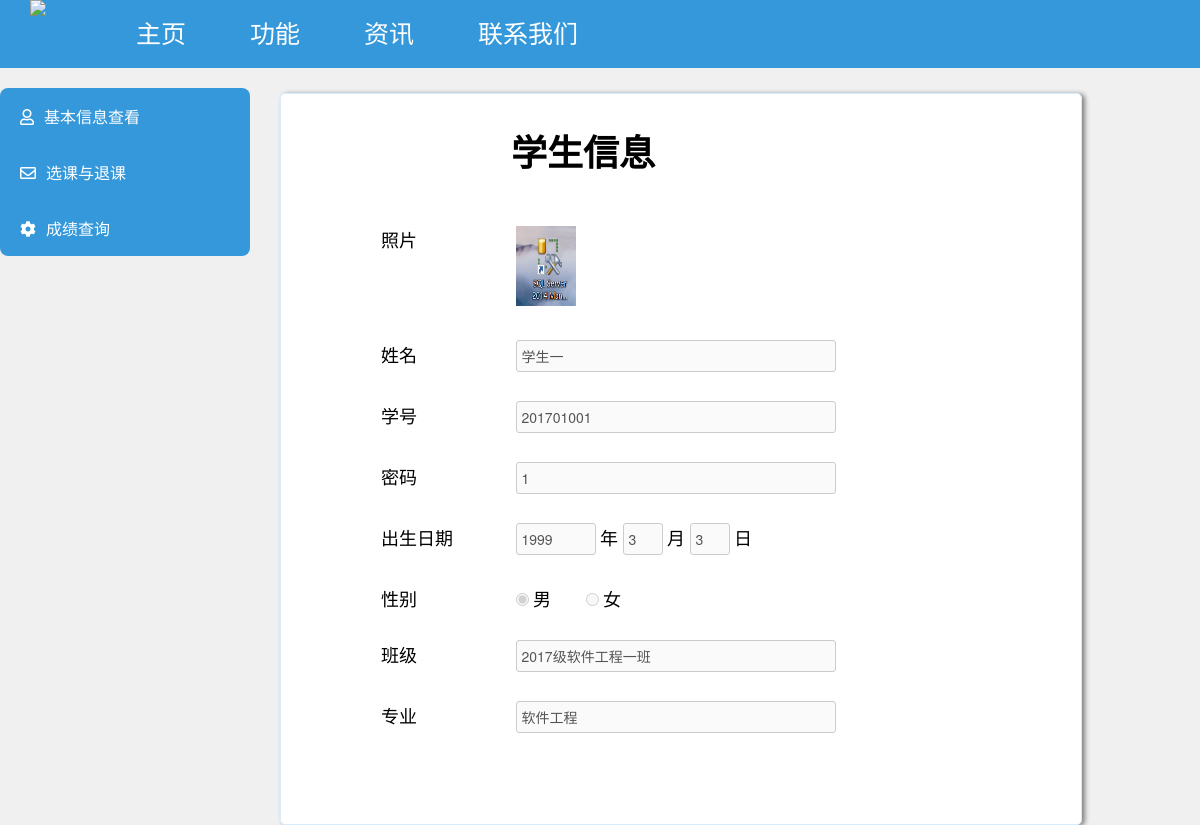
Screenshot of /student/queryInf/query (signed in) with the database file from the repository.
### tables this page shows
CREATE TABLE student
(
    学号 char(9) primary key,
    姓名 nvarchar(10),
    专业 nvarchar(40),
    性别 nvarchar(4),
    出生年份 int,
    出生月份 int,
    出生日份 int,
    班级 nvarchar(20),
    密码 char(20),
    照片 varchar(10),
    删除 nvarchar(2)
);

### app.py (the view)
@app.route('/student/queryInf/query')
def stu_queryInf_query():
    if session.get('exist') == None:
        flash("请登录！")
        return redirect(url_for('login'))
    stuid = session.get("stuid")
    res = useSQLite.query("select * from student where 学号='%s'" % stuid)
    return render_template("student/queryInf/query.html", res=res)

### db/useSQLite.py (called while the page is built)
def OpenDb():
    database = "./EAMS.db"
    conn = sqlite3.connect(database)
    return conn

def GetSql(conn, sql):
    cur = conn.cursor()
    cur.execute(sql)
    result = cur.fetchall()
    cur.close()
    return result

def CloseDb(conn):
    conn.close()

def query(sql):
    conn = OpenDb()
    result = GetSql(conn, sql)
    CloseDb(conn)
    return result

### templates/student/queryInf/query.html
{% extends 'student/student.html' %}
{% block content %}
    <div class="menu3" style="height: 700px">
        <form method="get" action="/student/queryInf/query">
            <h1>学生信息</h1>
            <div style="margin-top: 50px">
                <label style="float:left;align-content: center;margin-top: 0px">照片</label>
                <img src="../../../static/picture/student/{{ res[0][9] }}.png"
                     style=" width: 60px;height: 80px;margin-left: 5px">
            </div>
            <label>姓名</label>
            <input type="text" name="name" value="{{ res[0][1] }}" disabled><br>
            <label>学号</label>
            <input type="text" name="id" value="{{ res[0][0] }}" disabled><br>
            <label>密码</label>
            <input type="text" name="pw" value="{{ res[0][8] }}" disabled><br>
            <label>出生日期</label>
            <input type="text" name="yyy" value="{{ res[0][4] }}" style="width: 80px;" disabled>&nbsp;年
            <input type="text" name="mmm" value="{{ res[0][5] }}" style="width: 40px;" disabled>&nbsp;月
            <input type="text" name="ddd" value="{{ res[0][6] }}" style="width: 40px;" disabled>&nbsp;日<br>
            <label>性别</label>
            <input type="radio" name="sex" {% if res[0][3]=="男" %} checked {% endif %} value="男" disabled>&nbsp;男
            <input type="radio" name="sex" {% if res[0][3]=="女" %} checked {% endif %} style="margin-left: 30px"
                   value="女" disabled>&nbsp;女<br>
            <label>班级</label>
            <input type="text" name="cls" value="{{ res[0][7] }}" disabled><br>
            <label>专业</label>
            <input type="text" name="maj" value="{{ res[0][2] }}" disabled><br>
        </form>
    </div>
{% endblock %}

### templates/student/student.html (shortened to what this page needs)
<!DOCTYPE html>
<html lang="en">
<head>
    <link href="https://cdn.bootcss.com/font-awesome/5.8.0/css/all.css" rel="stylesheet"/>
</head>
<body>
<div class="wrapper">
    <div class="headerNav" style="background-color: #3498db">
        <img src="../../static/admin/logo.png" style="float: left;height: 60px;padding-right: 60px; margin-left: 30px">
        <ul class="menu">
            <li><a href="#">主页</a></li>
            <li><a href="#">功能</a></li>
            <li><a href="https://ie.wh.sdu.edu.cn">资讯</a></li>
            <li><a href="/contactMe">联系我们</a></li>
        </ul>
    </div>
    <div class="menu2">
        <li class="item" id="education">
            <a href="#education" class="btn"><i class="far fa-user"></i>基本信息查看</a>
        </li>
        <li class="item" id="series">
            <a href="#series" class="btn"><i class="far fa-envelope"></i>选课与退课</a>
        </li>
        <li class="item" id="major">
            <a href="#major" class="btn"><i class="fas fa-cog"></i>成绩查询</a>
        </li>
    </div>
    <div class="content">
        {% block content %}
        {% endblock %}
    </div>
</div>
</body>
</html>

### rows the page displays
student: name "学生一", id "201701001", pw "1", yyy "1999", mmm "3", ddd "3", 性别 "☑", cls "2017级软件工程一班", maj "软件工程"
